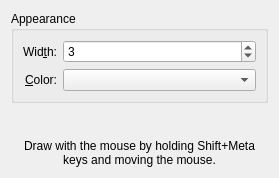
<?xml version="1.0" encoding="UTF-8"?>

<!--
SPDX-FileCopyrightText: 2023 Roman Gilg <subdiff@gmail.com>

SPDX-License-Identifier: GPL-2.0-or-later
-->

<ui version="4.0">
 <class>KWin::MouseMarkEffectConfigForm</class>
 <widget class="QWidget" name="KWin::MouseMarkEffectConfigForm">
  <property name="geometry">
   <rect>
    <x>0</x>
    <y>0</y>
    <width>279</width>
    <height>178</height>
   </rect>
  </property>
  <layout class="QVBoxLayout">
   <item>
    <widget class="QGroupBox" name="groupBox">
     <property name="title">
      <string>Appearance</string>
     </property>
     <layout class="QGridLayout" name="gridLayout">
      <item row="1" column="0">
       <widget class="QLabel" name="label">
        <property name="text">
         <string>Wid&amp;th:</string>
        </property>
        <property name="alignment">
         <set>Qt::AlignRight|Qt::AlignTrailing|Qt::AlignVCenter</set>
        </property>
        <property name="buddy">
         <cstring>kcfg_LineWidth</cstring>
        </property>
       </widget>
      </item>
      <item row="2" column="0">
       <widget class="QLabel" name="label_2">
        <property name="text">
         <string>&amp;Color:</string>
        </property>
        <property name="alignment">
         <set>Qt::AlignRight|Qt::AlignTrailing|Qt::AlignVCenter</set>
        </property>
        <property name="buddy">
         <cstring>kcfg_Color</cstring>
        </property>
       </widget>
      </item>
      <item row="2" column="1">
       <widget class="KColorCombo" name="kcfg_Color">
        <property name="sizePolicy">
         <sizepolicy hsizetype="Expanding" vsizetype="Fixed">
          <horstretch>0</horstretch>
          <verstretch>0</verstretch>
         </sizepolicy>
        </property>
       </widget>
      </item>
      <item row="1" column="1">
       <widget class="QSpinBox" name="kcfg_LineWidth">
        <property name="minimum">
         <number>1</number>
        </property>
        <property name="maximum">
         <number>10</number>
        </property>
        <property name="value">
         <number>3</number>
        </property>
       </widget>
      </item>
     </layout>
    </widget>
   </item>
   <item>
    <widget class="KShortcutsEditor" name="editor">
      <property name="actionTypes">
        <enum>KShortcutsEditor::GlobalAction</enum>
      </property>
    </widget>
   </item>
   <item>
    <widget class="QLabel" name="label_3">
     <property name="text">
      <string>Draw with the mouse by holding Shift+Meta keys and moving the mouse.</string>
     </property>
     <property name="alignment">
      <set>Qt::AlignCenter</set>
     </property>
     <property name="wordWrap">
      <bool>true</bool>
     </property>
    </widget>
   </item>
  </layout>
 </widget>
 <customwidgets>
  <customwidget>
   <class>KColorCombo</class>
   <extends>QComboBox</extends>
   <header>kcolorcombo.h</header>
  </customwidget>
  <customwidget>
   <class>KShortcutsEditor</class>
   <extends>QWidget</extends>
   <header>kshortcutseditor.h</header>
   <container>1</container>
  </customwidget>
 </customwidgets>
 <resources/>
 <connections/>
</ui>
